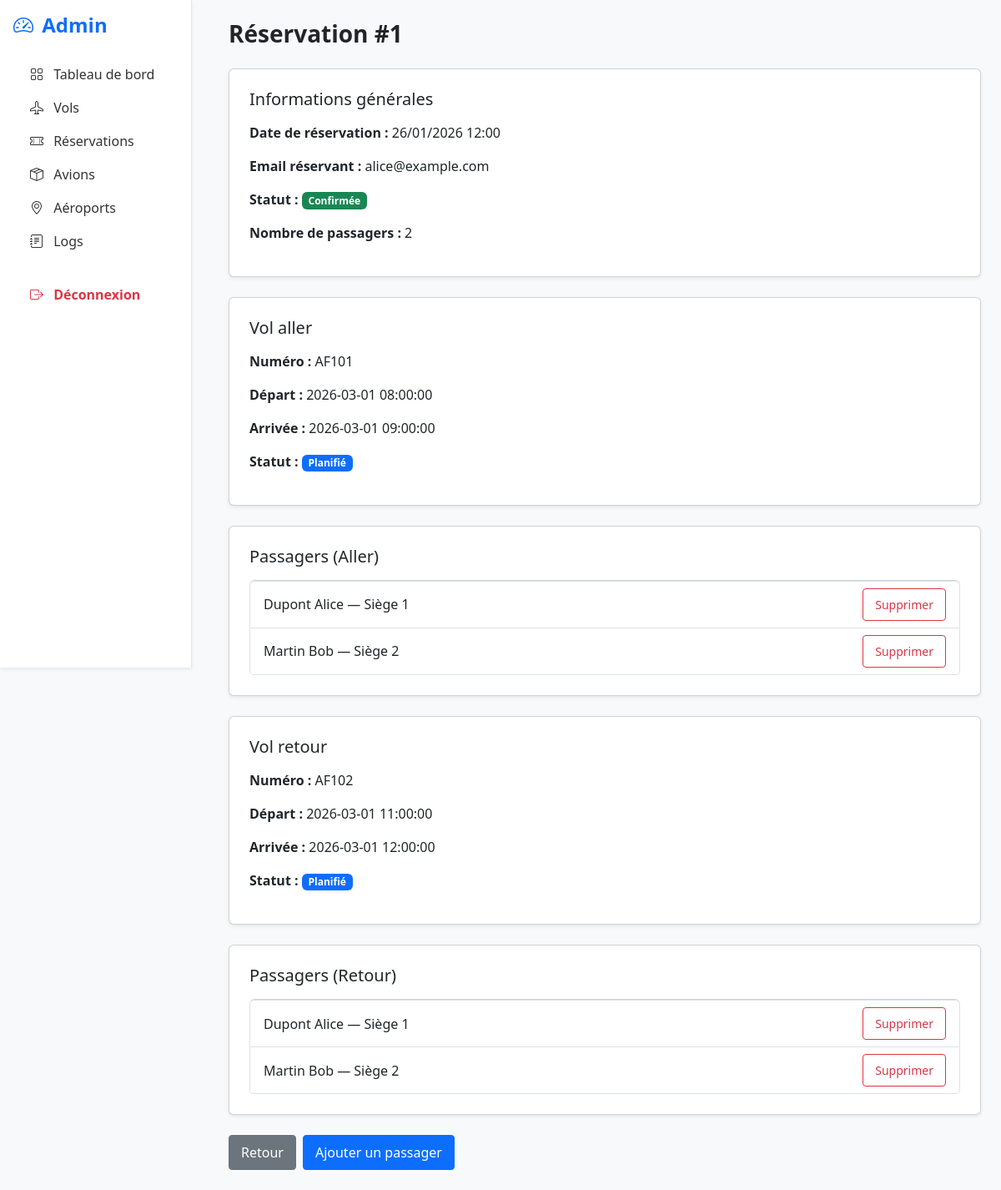
The page /admin/reservation/show/1 (signed in) on the database its author committed.
### tables this page shows
CREATE TABLE `reservation` (
  `IdReservation` int NOT NULL,
  `DateReservation` datetime NOT NULL DEFAULT CURRENT_TIMESTAMP,
  `NbPassagersReserve` int NOT NULL DEFAULT '1',
  `TokenLien` char(64) NOT NULL,
  `EmailReservant` varchar(255) NOT NULL,
  `StatutReservation` enum('EnAttente','Annulee','AnnuleeVol','Confirmee','Cloturee') NOT NULL DEFAULT 'EnAttente',
  `IdVolAller` int NOT NULL,
  `IdVolRetour` int DEFAULT NULL
);

CREATE TABLE `vol` (
  `IdVol` int NOT NULL,
  `NumeroVol` varchar(20) NOT NULL,
  `DateHeureDepartUTC` datetime NOT NULL,
  `DateHeureArriveeUTC` datetime NOT NULL,
  `StatutVol` enum('Planifie','EnCours','Arrive','Annule') NOT NULL DEFAULT 'Planifie',
  `IdAvion` int NOT NULL,
  `IdAeroportDepart` int NOT NULL,
  `IdAeroportArrivee` int NOT NULL
);

CREATE TABLE `reservation_passager` (
  `IdReservationPassager` int NOT NULL,
  `NumeroSiege` int NOT NULL,
  `IdReservation` int NOT NULL,
  `IdPassager` int NOT NULL,
  `IdVol` int NOT NULL
);

CREATE TABLE `passager` (
  `IdPassager` int NOT NULL,
  `Nom` varchar(100) NOT NULL,
  `Prenom` varchar(100) NOT NULL
);

### app/Views/admin/reservation/show.php (the view)
<h1 class="mb-4">Réservation #<?= $reservation["IdReservation"] ?></h1>
<div class="card p-4 shadow-sm mb-4">
    <h2 class="h5 mb-3">Informations générales</h2>
    <p><strong>Date de réservation :</strong>
        <?= date("d/m/Y H:i", strtotime($reservation["DateReservation"])) ?>
    </p>
    <p><strong>Email réservant :</strong> <?= $reservation["EmailReservant"] ?></p>
    <p><strong>Statut :</strong>
        <?php if ($reservation["StatutReservation"] === "Confirmee"): ?>
            <span class="badge bg-success">Confirmée</span>
        <?php elseif ($reservation["StatutReservation"] === "EnAttente"): ?>
            <span class="badge bg-warning text-dark">En attente</span>
        <?php elseif ($reservation["StatutReservation"] === "Annulee"): ?>
            <span class="badge bg-danger">Annulée</span>
        <?php elseif ($reservation["StatutReservation"] === "AnnuleeVol"): ?>
            <span class="badge bg-danger">Annulée (Vol annulé)</span>
        <?php else: ?>
            <span class="badge bg-secondary"><?= $reservation["StatutReservation"] ?></span>
        <?php endif; ?>
    </p>
    <p><strong>Nombre de passagers :</strong> <?= $reservation["NbPassagersReserve"] ?></p>
</div>
<div class="card p-4 shadow-sm mb-4">
    <h2 class="h5 mb-3">Vol aller</h2>
    <?php if ($volAller): ?>
        <p><strong>Numéro :</strong> <?= $volAller["NumeroVol"] ?></p>
        <p><strong>Départ :</strong> <?= $volAller["DateHeureDepartUTC"] ?></p>
        <p><strong>Arrivée :</strong> <?= $volAller["DateHeureArriveeUTC"] ?></p>
        <p><strong>Statut :</strong>
                <?php if ($volAller["StatutVol"] === "Planifie"): ?>
                    <span class="badge bg-primary">Planifié</span>
                <?php elseif ($volAller["StatutVol"] === "EnCours"): ?>
                    <span class="badge bg-info text-dark">En cours</span>
                <?php elseif ($volAller["StatutVol"] === "Arrive"): ?>
                    <span class="badge bg-success">Arrivé</span>
                <?php elseif ($volAller["StatutVol"] === "Annule"): ?>
                    <span class="badge bg-danger">Annulé</span>
                <?php elseif ($volAller["StatutVol"] === "AnnuleVol"): ?>
                    <span class="badge bg-danger">Annulé</span>
                <?php else: ?>
                    <span class="badge bg-secondary"><?= $volAller["StatutVol"] ?></span>
                <?php endif; ?>
        </p>
    <?php else: ?>
        <p class="text-muted"><em>Aucun vol aller trouvé.</em></p>
    <?php endif; ?>
</div>
<div class="card p-4 shadow-sm mb-4">
    <h2 class="h5 mb-3">Passagers (Aller)</h2>
    <ul class="list-group">
    <?php foreach ($passagers as $p): ?>
        <?php if ($p["IdVol"] == $volAller["IdVol"]): ?>
            <li class="list-group-item d-flex justify-content-between align-items-center">
                <span><?= $p["Nom"] ?> <?= $p["Prenom"] ?> — Siège <?= $p["NumeroSiege"] ?></span>
                <?php if ($modifiable): ?>
                    <a href="/admin/reservation/remove-passager/<?= $reservation["IdReservation"] ?>/<?= $p["IdPassager"] ?>"
                       class="btn btn-sm btn-outline-danger"
                       onclick="return confirm('Supprimer ce passager ?');">
                        Supprimer
                    </a>
                <?php else: ?>
                    <button class="btn btn-sm btn-outline-secondary" disabled>
                            Supprimer
                    </button>
                <?php endif; ?>
            </li>
        <?php endif; ?>
    <?php endforeach; ?>
    </ul>
</div>
<div class="card p-4 shadow-sm mb-4">
    <h2 class="h5 mb-3">Vol retour</h2>
    <?php if ($volRetour): ?>
        <p><strong>Numéro :</strong> <?= $volRetour["NumeroVol"] ?></p>
        <p><strong>Départ :</strong> <?= $volRetour["DateHeureDepartUTC"] ?></p>
        <p><strong>Arrivée :</strong> <?= $volRetour["DateHeureArriveeUTC"] ?></p>
        <p><strong>Statut :</strong>
                <?php if ($volRetour["StatutVol"] === "Planifie"): ?>
                    <span class="badge bg-primary">Planifié</span>
                <?php elseif ($volRetour["StatutVol"] === "EnCours"): ?>
                    <span class="badge bg-info text-dark">En cours</span>
                <?php elseif ($volRetour["StatutVol"] === "Arrive"): ?>
                    <span class="badge bg-success">Arrivé</span>
                <?php elseif ($volRetour["StatutVol"] === "Annule"): ?>
                    <span class="badge bg-danger">Annulé</span>
                <?php elseif ($volRetour["StatutVol"] === "AnnuleVol"): ?>
                    <span class="badge bg-danger">Annulé</span>
                <?php else: ?>
                    <span class="badge bg-secondary"><?= $volRetour["StatutVol"] ?></span>
                <?php endif; ?>
        </p>
    <?php else: ?>
        <p class="text-muted"><em>Aucun vol retour.</em></p>
    <?php endif; ?>
</div>
<?php if ($volRetour): ?>
<div class="card p-4 shadow-sm mb-4">
    <h2 class="h5 mb-3">Passagers (Retour)</h2>
    <ul class="list-group">
    <?php foreach ($passagers as $p): ?>
        <?php if ($p["IdVol"] == $volRetour["IdVol"]): ?>
            <li class="list-group-item d-flex justify-content-between align-items-center">
                <span><?= $p["Nom"] ?> <?= $p["Prenom"] ?> — Siège <?= $p["NumeroSiege"] ?></span>
                <?php if ($modifiable): ?>
                    <a href="/admin/reservation/remove-passager/<?= $reservation["IdReservation"] ?>/<?= $p["IdPassager"] ?>"
                       class="btn btn-sm btn-outline-danger"
                       onclick="return confirm('Supprimer ce passager ?');">
                        Supprimer
                    </a>
                <?php else: ?>
                    <button class="btn btn-sm btn-outline-secondary" disabled>
                        Supprimer
                    </button>
                <?php endif; ?>
            </li>
        <?php endif; ?>
    <?php endforeach; ?>
    </ul>
</div>
<?php endif; ?>
<div class="d-flex gap-2 mt-3">
    <a href="/admin/reservation" class="btn btn-secondary">Retour</a>
    <?php if ($modifiable): ?>
        <a href="/admin/reservation/add-passager/<?= $reservation['IdReservation'] ?>" class="btn btn-primary">
            Ajouter un passager
        </a>
    <?php else: ?>
        <button class="btn btn-sm btn-outline-secondary" disabled>
            Ajouter un passager
        </button>
    <?php endif; ?>
</div>

### app/Core/Router.php (shortened to what the rows shown need)
<?php
class Router
{
    private array $routes = [];
    private function addRoute(string $method, string $path, callable|array $action): void
    {
        $pattern = preg_replace(
            '#\{([a-zA-Z_][a-zA-Z0-9_]*)\}#',
            '(?P<$1>[^/]+)',
            $path
        );
        $pattern = "#^" . $pattern . "$#";
        $this->routes[$method][] = [
            'pattern' => $pattern,
            'action'  => $action
        ];
    }
    public function dispatch(): void
    {
        $method = $_SERVER['REQUEST_METHOD'] ?? 'GET';
        $uri = strtok($_SERVER['REQUEST_URI'] ?? '/', '?');
        foreach ($this->routes[$method] as $route) {
            if (preg_match($route['pattern'], $uri, $matches)) {
                $params = array_filter(
                    $matches,
                    fn($key) => !is_int($key),
                    ARRAY_FILTER_USE_KEY
                );
                $action = $route['action'];
                if (is_array($action)) {
                    [$controller, $methodName] = $action;
                    $controllerInstance = new $controller();
                    $controllerInstance->$methodName(...$params);
                    return;
                }
                return;
            }
        }
    }
}

### rows shown on the page
reservation: IdReservation "1", DateReservation "26/01/2026 12:00", EmailReservant "alice@example.com", NbPassagersReserve "2"
vol: NumeroVol "AF101", DateHeureDepartUTC "2026-03-01 08:00:00", DateHeureArriveeUTC "2026-03-01 09:00:00"
reservation_passager: IdPassager.Nom "Dupont", IdPassager.Prenom "Alice", NumeroSiege "1"
reservation_passager: IdPassager.Nom "Martin", IdPassager.Prenom "Bob", NumeroSiege "2"
vol: NumeroVol "AF102", DateHeureDepartUTC "2026-03-01 11:00:00", DateHeureArriveeUTC "2026-03-01 12:00:00"
reservation_passager: IdPassager.Nom "Dupont", IdPassager.Prenom "Alice", NumeroSiege "1"
reservation_passager: IdPassager.Nom "Martin", IdPassager.Prenom "Bob", NumeroSiege "2"
